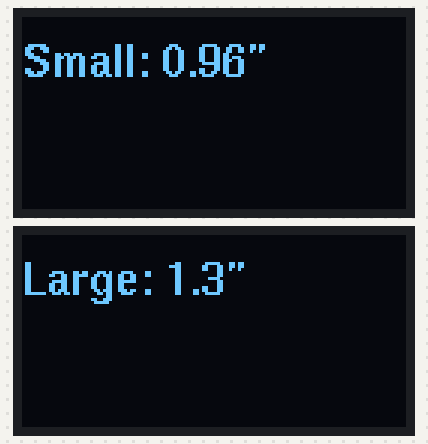
A sketch run on a simulated Arduino Uno, built with avr-gcc and run on an emulated ATmega328P. Parts: 2 × 128×64 one-colour display.

Above: at 0.2 s.

The sketch:

Arduino_DisplayOLED.ino
```cpp
/*
 * โค้ดทดสอบจอ OLED 2 จอ (เวอร์ชัน Hybrid)
 */

#include <Arduino.h>
#include <U8g2lib.h>
#include <Wire.h>

// --- ตั้งค่าจอที่ 1 (จอเล็ก 0.96 นิ้ว) ---
// ต่อ SCL ที่ D5, SDA ที่ D6
U8G2_SSD1306_128X64_NONAME_F_SW_I2C u8g2_small(U8G2_R0, /* scl=*/5, /* sda=*/6, /* reset=*/U8X8_PIN_NONE);


// --- ตั้งค่าจอที่ 2 (จอใหญ่ 1.3 นิ้ว) ---
// ใช้ Hardware I2C (ขา A4, A5) และ Address 0x78
U8G2_SH1106_128X64_NONAME_F_HW_I2C u8g2_large(U8G2_R0, /* reset=*/U8X8_PIN_NONE, /* address=*/0x78);


void setup(void) {
  Wire.begin();  // เริ่ม Hardware I2C (สำหรับจอใหญ่)

  u8g2_small.begin();  // เริ่มจอเล็ก (Software I2C)
  u8g2_large.begin();  // เริ่มจอใหญ่ (Hardware I2C)
}

void loop(void) {
  // --- 1. วาดบนจอเล็ก ---
  u8g2_small.clearBuffer();
  u8g2_small.setFont(u8g2_font_helvB10_tr);
  u8g2_small.setCursor(0, 20);
  u8g2_small.print("Small: 0.96\"");
  u8g2_small.sendBuffer();

  // --- 2. วาดบนจอใหญ่ ---
  u8g2_large.clearBuffer();
  u8g2_large.setFont(u8g2_font_helvB10_tr);
  u8g2_large.setCursor(0, 20);
  u8g2_large.print("Large: 1.3\"");
  u8g2_large.sendBuffer();

  delay(2000);
}
```
